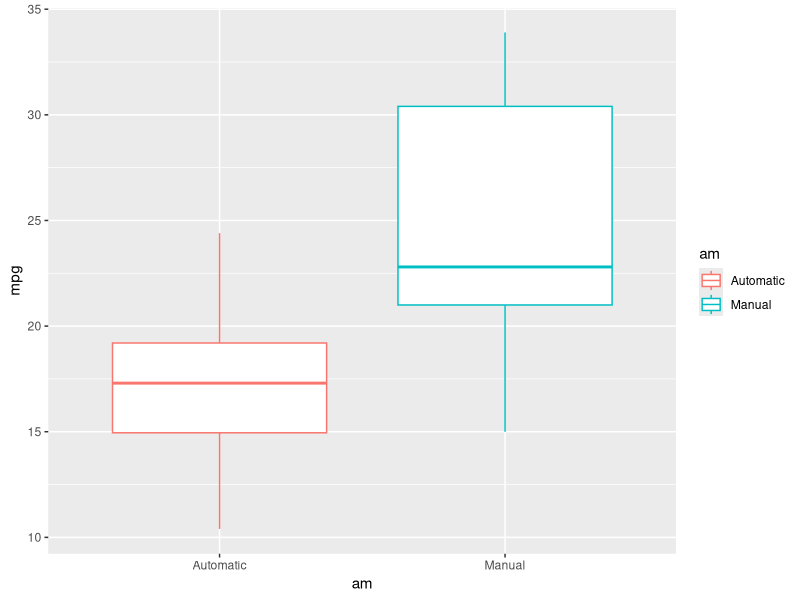
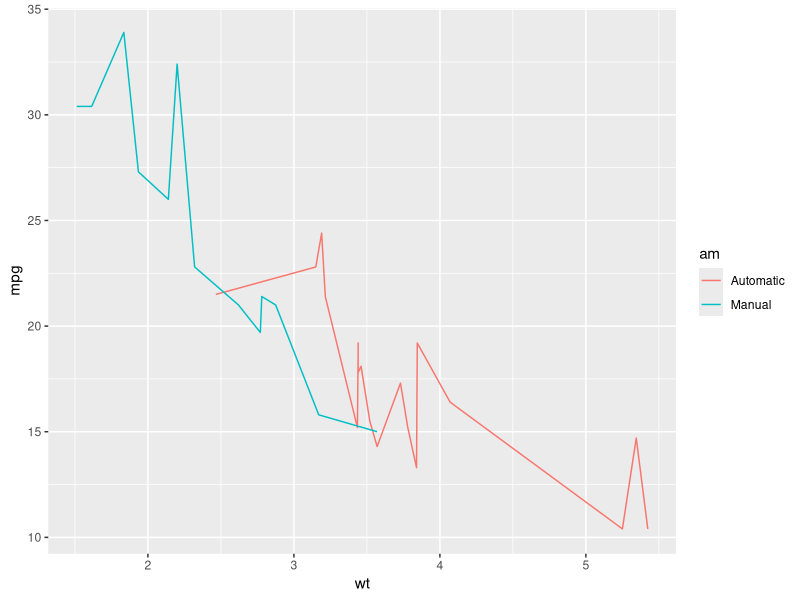
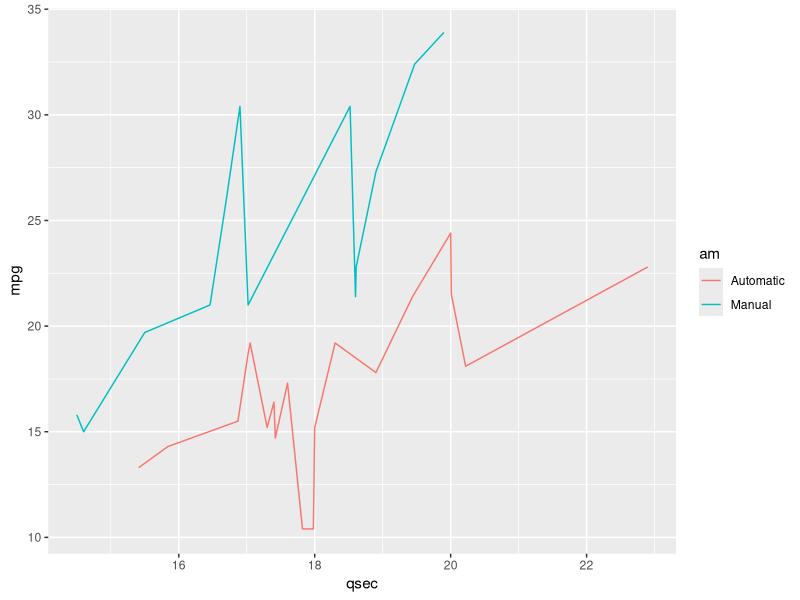

Reproduce these figures in R, in order.
## ---- chunk 1
library(datasets)
library(ggplot2)
data(mtcars)

mtcars$am <- factor(mtcars$am, labels=c("Automatic", "Manual"))
## ---- chunk 2
ttest<-t.test(mpg~am, data=mtcars)
print(ttest)
## ---- chunk 3
plt<-ggplot(mtcars, aes(am, mpg, group=am,color=am)) + geom_boxplot()
print(plt)
## ---- chunk 4
stepmodel<-step(lm(mpg~., data=mtcars), trace=0)
print(stepmodel)
## ---- chunk 5
model<-lm(mpg~ am:(wt+qsec),data=mtcars)
print(model)
## ---- chunk 6
plt<-ggplot(mtcars, aes(wt, mpg, group=am,color=am)) + geom_line()
print(plt)
## ---- chunk 7
plt<-ggplot(mtcars, aes(qsec, mpg, group=am,color=am)) + geom_line()
print(plt)
